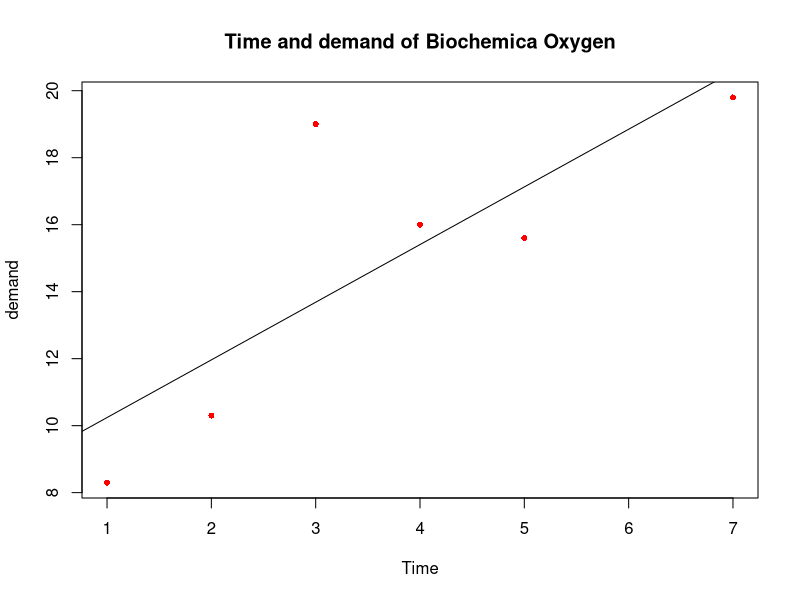
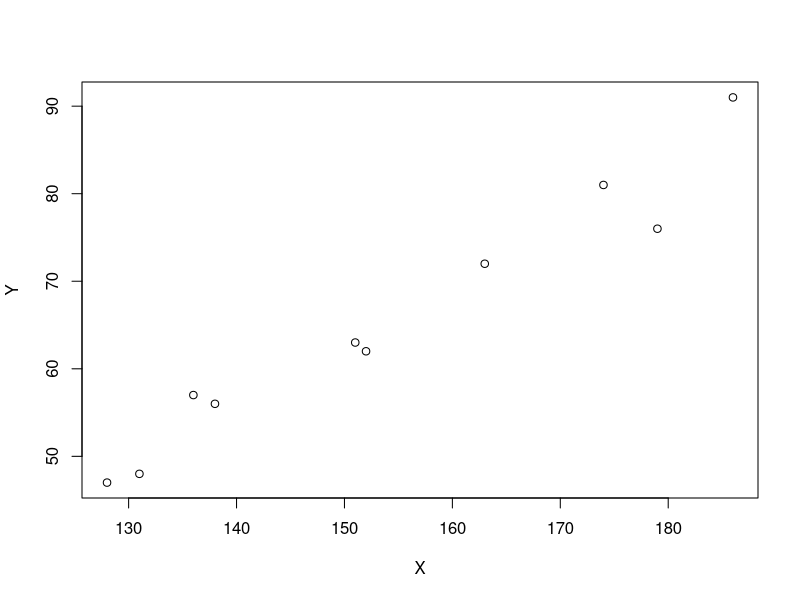
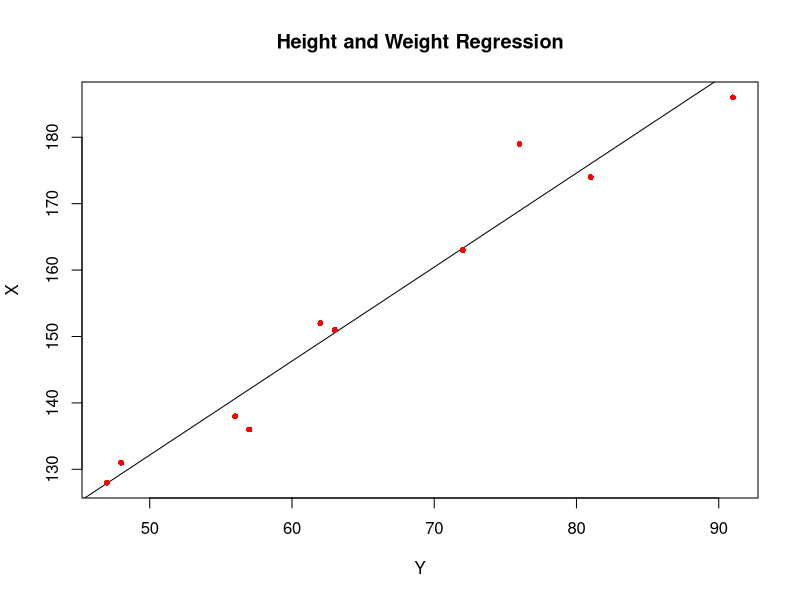

Reproduce these figures in R, in order.
# with inbuilt data
#print(data())
#BOD
x = unlist(c(BOD['demand']))
print(x)
y = unlist(c(BOD['Time']))
print(y)
model<-lm(y~x)
print(model)
print(summary(model))
x_pred= data.frame(x=8)
res=predict(model,x_pred)
print(res)
plot(y,x,col='red',main='Time and demand of Biochemica Oxygen',abline(lm(x~y)),
     cex=0.8,pch=16,xlab='Time',ylab='demand')
dev.off()

# with data of user
X=c(151,174,138,186,128,136,179,163,152,131)
Y=c(63,81,56,91,47,57,76,72,62,48)
plot(X,Y)
relation<-lm(Y~X)
print(relation)
print(summary(relation))
a = data.frame(X=170)
result = predict(relation,a)
print(result)
plot(Y,X,col="red",main="Height and Weight Regression",abline(lm(X~Y)),
     cex=0.8,pch=16,Xlab="Weight in kg",Ylab="Height in cm")
dev.off()

